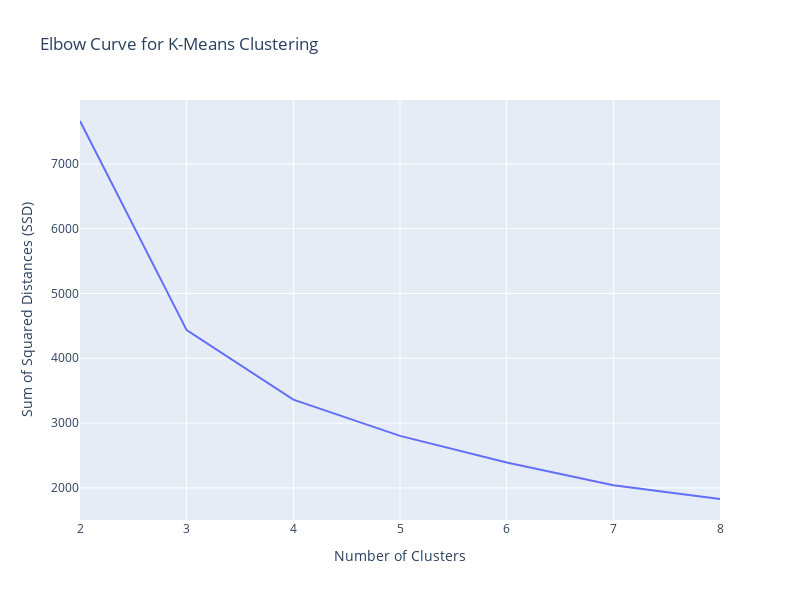

The notebook cell this image was saved under:
### Markdown cell above
#### Elbow Curve to get the right number of Clusters¶
A fundamental step for any unsupervised algorithm is to determine the optimal number of clusters into which the data may be clustered. The Elbow Method is one of the most popular methods to determine this optimal value of k.

### Code cell
ssd = []
range_n_clusters = [2, 3, 4, 5, 6, 7, 8]

for num_clusters in range_n_clusters:
    kmeans = KMeans(n_clusters=num_clusters, max_iter=50)
    kmeans.fit(rfm_df_scaled)
    
    ssd.append(kmeans.inertia_)
    print("For n_clusters={0}, the Elbow score is {1}".format(num_clusters, kmeans.inertia_))

fig = px.line(x=range_n_clusters, y=ssd, 
              title="Elbow Curve for K-Means Clustering",
              labels={'x': 'Number of Clusters', 'y': 'Sum of Squared Distances (SSD)'})

fig.update_layout(
    xaxis=dict(title_font=dict(size=14)),
    yaxis=dict(title_font=dict(size=14)),
    showlegend=False,
    width=800,
    height=600
)

fig.show()

### Figure 1 — Plotly figure (JSON) as saved in the notebook; plotly's stock layout.template omitted (floating-point values rounded to 4 significant figures)
{"data": [{"hovertemplate": "Number of Clusters=%{x}<br>Sum of Squared Distances (SSD)=%{y}<extra></extra>", "legendgroup": "", "line": {"color": "#636efa", "dash": "solid"}, "marker": {"symbol": "circle"}, "mode": "lines", "name": "", "orientation": "v", "showlegend": false, "type": "scatter", "x": [2, 3, 4, 5, 6, 7, 8], "xaxis": "x", "y": [7662.0, 4434.0, 3361.0, 2803.0, 2392.0, 2039.0, 1828.0], "yaxis": "y"}], "layout": {"height": 600, "legend": {"tracegroupgap": 0}, "showlegend": false, "title": {"text": "Elbow Curve for K-Means Clustering"}, "width": 800, "xaxis": {"anchor": "y", "domain": [0, 1], "title": {"font": {"size": 14}, "text": "Number of Clusters"}}, "yaxis": {"anchor": "x", "domain": [0, 1], "title": {"font": {"size": 14}, "text": "Sum of Squared Distances (SSD)"}}}}
